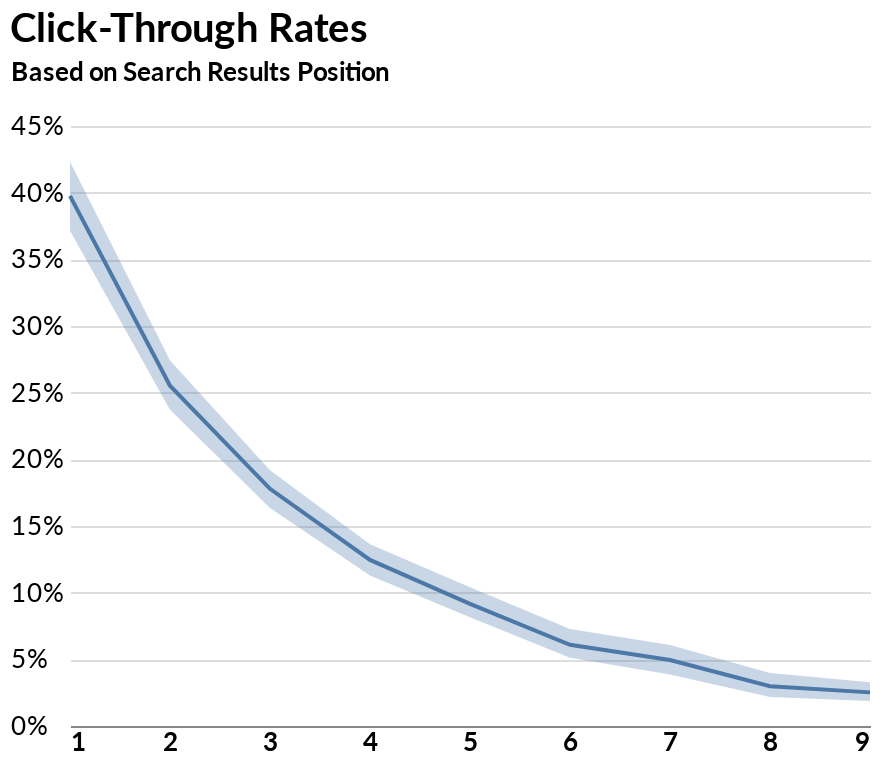

Notebook code for this chart:
### Markdown cell above
#### Confidence Interval:

### Code cell
con_int = alt.Chart(combined).mark_errorband(extent='ci').encode(
    x=alt.X('Bin', title='Search Results Position'),
    y=alt.Y('ctr', title='Based on Search Results Position', axis=alt.Axis(format='.0%'))
)

line = alt.Chart(combined).mark_line().encode(
    x=alt.X('Bin', title=None),
    y=alt.Y('mean(ctr)'))

line_con_int = (con_int + line).properties(width=400, title='Click-Through Rates')
line_con_int

### Figure 1 — Vega-Lite specification as saved in the notebook (floating-point values rounded to 4 significant figures; data arrays with more than 128 entries replaced by an {"elided": "..."} marker saying what was removed)
{"$schema": "https://vega.github.io/schema/vega-lite/v3.4.0.json", "background": "white", "config": {"axisX": {"grid": false, "labelAngle": 0, "labelFont": "Lato", "labelFontSize": 13, "labelFontWeight": "bold", "ticks": false, "titleFont": "Lato", "titleFontSize": 13, "titleY": 20}, "axisY": {"domainWidth": 0, "labelAlign": "left", "labelFont": "Lato", "labelFontSize": 13, "labelLimit": 100, "labelPadding": 30, "ticks": false, "titleAlign": "left", "titleAngle": 0, "titleFont": "Lato", "titleFontSize": 13, "titleX": -30, "titleY": -20}, "title": {"anchor": "start", "font": "Lato", "fontSize": 20, "offset": 5}, "view": {"strokeOpacity": 0}}, "data": {"name": "data-3c1a9b705722cb8e4f48b768b4fcabff"}, "datasets": {"data-3c1a9b705722cb8e4f48b768b4fcabff": {"elided": "1487 records"}}, "height": 300, "layer": [{"encoding": {"x": {"field": "Bin", "title": "Search Results Position", "type": "quantitative"}, "y": {"axis": {"format": ".0%"}, "field": "ctr", "title": "Based on Search Results Position", "type": "quantitative"}}, "mark": {"extent": "ci", "type": "errorband"}}, {"encoding": {"x": {"field": "Bin", "title": null, "type": "quantitative"}, "y": {"aggregate": "mean", "field": "ctr", "type": "quantitative"}}, "mark": "line"}], "title": "Click-Through Rates", "width": 400}
